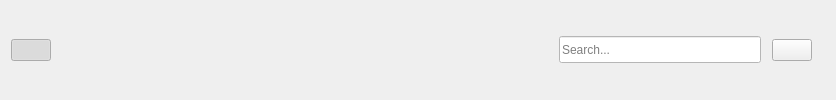
        <widget class="QWidget" name="widget1" native="true">
         <layout class="QHBoxLayout" name="horizontalLayout_5">
          <item>
           <widget class="QPushButton" name="pushButton_15">
            <property name="text">
             <string/>
            </property>
            <property name="icon">
             <iconset>
              <normaloff>../../Downloads/icons8-menu-50 (2).png</normaloff>
              <normalon>../../Downloads/icons8-menu-50 (3).png</normalon>../../Downloads/icons8-menu-50 (2).png</iconset>
            </property>
            <property name="iconSize">
             <size>
              <width>30</width>
              <height>30</height>
             </size>
            </property>
            <property name="checkable">
             <bool>true</bool>
            </property>
            <property name="checked">
             <bool>true</bool>
            </property>
            <property name="flat">
             <bool>true</bool>
            </property>
           </widget>
          </item>
          <item>
           <widget class="QLabel" name="text">
            <property name="text">
             <string>&lt;html&gt;&lt;head/&gt;&lt;body&gt;&lt;p&gt;&lt;span style=&quot; font-size:14pt;&quot;&gt;&lt;br/&gt;&lt;/span&gt;&lt;/p&gt;&lt;/body&gt;&lt;/html&gt;</string>
            </property>
           </widget>
          </item>
          <item>
           <spacer name="horizontalSpacer_3">
            <property name="orientation">
             <enum>Qt::Horizontal</enum>
            </property>
            <property name="sizeHint" stdset="0">
             <size>
              <width>491</width>
              <height>17</height>
             </size>
            </property>
           </spacer>
          </item>
          <item>
           <widget class="QLineEdit" name="lineEdit">
            <property name="styleSheet">
             <string notr="true">QLineEdit{
width: 200px;
height: 25px;
margin : 5px;
background-color: white;
font-family: 'Raleway', sans-serif;
}
QLineEdit:hover{
background-color: #ddd;
 color: black;

}
</string>
            </property>
            <property name="maxLength">
             <number>9</number>
            </property>
            <property name="placeholderText">
             <string>Search...</string>
            </property>
           </widget>
          </item>
          <item>
           <widget class="QPushButton" name="pushButton_16">
            <property name="styleSheet">
             <string notr="true"/>
            </property>
            <property name="text">
             <string/>
            </property>
            <property name="icon">
             <iconset>
              <normaloff>../../Downloads/icons8-search-50.png</normaloff>
              <normalon>../../Downloads/icons8-search-50 (1).png</normalon>../../Downloads/icons8-search-50.png</iconset>
            </property>
            <property name="checkable">
             <bool>true</bool>
            </property>
            <property name="flat">
             <bool>false</bool>
            </property>
           </widget>
          </item>
          <item>
           <widget class="QLabel" name="label_6">
            <property name="text">
             <string/>
            </property>
           </widget>
          </item>
         </layout>
        </widget>
